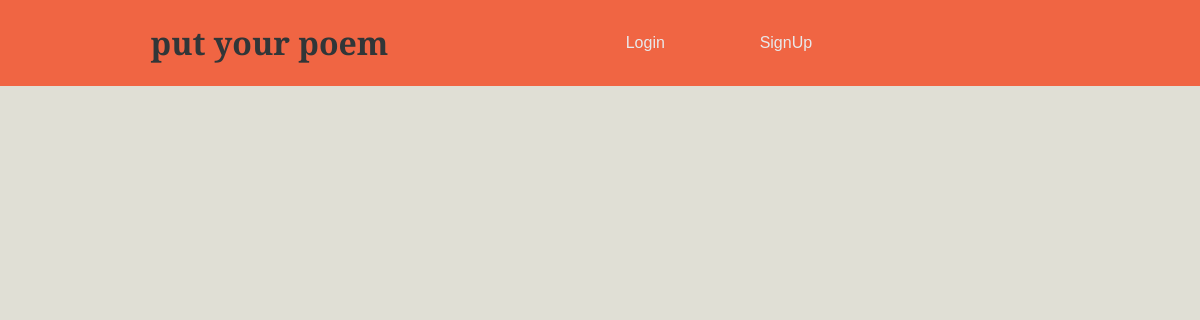
The app's page /, older data.
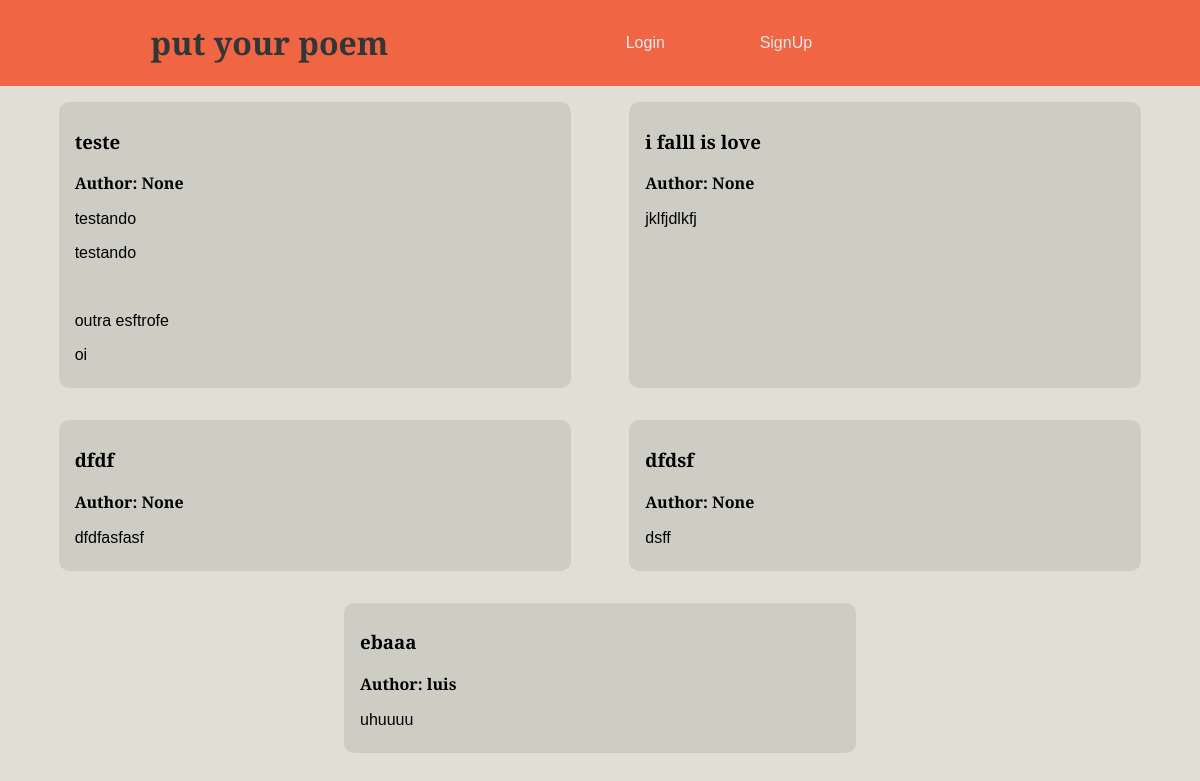
The same page, newer data.
### core/models.py (models this page shows, shortened)
class Poem(models.Model):
    author = models.ForeignKey(User, null=True, blank=True, on_delete=models.CASCADE)
    title = models.CharField(max_length=100)
    content = RichTextField(blank=True, null=True)
    pub_date = models.DateTimeField(auto_now_add=True)

### core/views.py (the view)
# urls.py: path('',views.index, name='index'),
def index(request):
    poems = Poem.objects.all()
    return render(request, 'core/others/index.html',{'poems':poems})

### core/templates/core/others/index.html
{% extends "core/others/base.html" %}
{% load static %}
{% block css %}
<link rel="stylesheet" href="{% static 'core/css/index.css' %}">
{% endblock css %}
{% block content %}
<div class="poems-container">
   {% for poem in poems %}
   <div class="poem">
      <div class="div-poem-info">
         <h3>{{poem.title}}</h3>
         <strong>Author: {{poem.author}}</strong>
   </div>
   <div class="poem-content">
      <p>{{poem.content | safe }}</p>
   </div>
</div>
 {% endfor  %}
{% endblock %}

### core/templates/core/others/base.html (shortened to what this page needs)
{% load static %}
<!DOCTYPE html>
<html lang="en">
<head>
    <link rel="stylesheet" href="{% static 'core/css/base.css' %}">
    {% block css %}
    {% endblock css %}
</head>
<body>
    {% block header %}
    <header>
        <h1><a href="{% url 'index' %}">put your poem</a></h1>
        <nav class="navbar">
            {% if not request.user.is_authenticated %}
            <li class="nav-item">
                <a href="{% url 'account_login' %}">Login</a>
            </li>
            <li class="nav-item">
                <a href="{% url 'account_signup' %}">SignUp</a>
            </li>
            {% endif %}
        </nav>
    </header>
    {% endblock %}
    <main>
        {% block content%}
        {% endblock content%}
    </main>
</body>
</html>

### core/static/core/css/base.css (style rules this page uses)
html { padding: none; margin: none; }
body { background-color: #E0DFD5; font-family: "Merriweather", sans-serif; margin: 0; padding: 0; }
header { display: flex; width: 100%; padding: 1emm; margin: none; justify-content: space-evenly; background-color: #F06543; }
header h1 a { text-decoration: none; color: #313638; }
.navbar { width: 30%; display: flex; justify-content: space-evenly; list-style-type: none; align-items: center; }
.nav-item { transition-duration: .2s; padding: .5em; }
.nav-item a { text-decoration: none; color: #E8E9EB; }

### core/static/core/css/index.css (style rules this page uses)
.poems-container { margin-top: 1em; display: flex; justify-content: space-evenly; flex-wrap: wrap; }
.poem { background-color: #cecdc4; width: 40vw; padding: .5em 1em; margin-bottom: 4vh; border-radius: 10px; cursor: pointer; transition-duration: .2s; }

Row changes from the older to the newer data that the page shows:
added Poem: title "teste", author "None", content "testando testando outra esftrofe oi"
added Poem: title "i falll is love", author "None", content "jklfjdlkfj"
added Poem: title "dfdf", author "None", content "dfdfasfasf"
added Poem: title "dfdsf", author "None", content "dsff"
added Poem: title "ebaaa", author "luis", content "uhuuuu"
